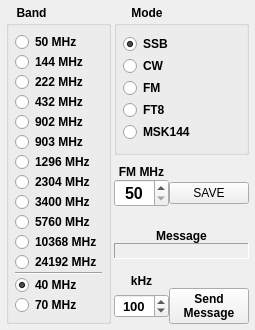
     <widget class="QWidget" name="tab_VHF">
      <property name="sizePolicy">
       <sizepolicy hsizetype="Preferred" vsizetype="Preferred">
        <horstretch>0</horstretch>
        <verstretch>0</verstretch>
       </sizepolicy>
      </property>
      <property name="minimumSize">
       <size>
        <width>0</width>
        <height>0</height>
       </size>
      </property>
      <property name="maximumSize">
       <size>
        <width>16777215</width>
        <height>16777215</height>
       </size>
      </property>
      <property name="windowTitle">
       <string/>
      </property>
      <attribute name="title">
       <string>VHF</string>
      </attribute>
      <layout class="QGridLayout" name="gridLayout_11">
       <property name="leftMargin">
        <number>6</number>
       </property>
       <property name="topMargin">
        <number>6</number>
       </property>
       <property name="rightMargin">
        <number>6</number>
       </property>
       <property name="bottomMargin">
        <number>6</number>
       </property>
       <property name="horizontalSpacing">
        <number>3</number>
       </property>
       <property name="verticalSpacing">
        <number>0</number>
       </property>
       <item row="0" column="0">
        <widget class="QLabel" name="label_6">
         <property name="sizePolicy">
          <sizepolicy hsizetype="Preferred" vsizetype="Fixed">
           <horstretch>0</horstretch>
           <verstretch>0</verstretch>
          </sizepolicy>
         </property>
         <property name="font">
          <font>
           <bold>true</bold>
          </font>
         </property>
         <property name="text">
          <string>Band</string>
         </property>
         <property name="alignment">
          <set>Qt::AlignCenter</set>
         </property>
        </widget>
       </item>
       <item row="0" column="2">
        <widget class="QLabel" name="label_7">
         <property name="sizePolicy">
          <sizepolicy hsizetype="Preferred" vsizetype="Fixed">
           <horstretch>0</horstretch>
           <verstretch>0</verstretch>
          </sizepolicy>
         </property>
         <property name="font">
          <font>
           <bold>true</bold>
          </font>
         </property>
         <property name="text">
          <string>Mode</string>
         </property>
         <property name="alignment">
          <set>Qt::AlignCenter</set>
         </property>
        </widget>
       </item>
       <item row="1" column="0" rowspan="9" colspan="2">
        <widget class="QGroupBox" name="groupBox">
         <property name="sizePolicy">
          <sizepolicy hsizetype="Preferred" vsizetype="Preferred">
           <horstretch>0</horstretch>
           <verstretch>0</verstretch>
          </sizepolicy>
         </property>
         <property name="title">
          <string/>
         </property>
         <layout class="QVBoxLayout" name="verticalLayout_3">
          <property name="spacing">
           <number>0</number>
          </property>
          <property name="leftMargin">
           <number>6</number>
          </property>
          <property name="topMargin">
           <number>6</number>
          </property>
          <property name="rightMargin">
           <number>6</number>
          </property>
          <property name="bottomMargin">
           <number>6</number>
          </property>
          <item>
           <widget class="QRadioButton" name="radioBut50">
            <property name="font">
             <font>
              <bold>true</bold>
             </font>
            </property>
            <property name="accessibleName">
             <string/>
            </property>
            <property name="text">
             <string>50 MHz</string>
            </property>
            <property name="checked">
             <bool>false</bool>
            </property>
           </widget>
          </item>
          <item>
           <widget class="QRadioButton" name="radioBut144">
            <property name="font">
             <font>
              <bold>true</bold>
             </font>
            </property>
            <property name="accessibleName">
             <string/>
            </property>
            <property name="text">
             <string>144 MHz</string>
            </property>
           </widget>
          </item>
          <item>
           <widget class="QRadioButton" name="radioBut222">
            <property name="font">
             <font>
              <bold>true</bold>
             </font>
            </property>
            <property name="accessibleName">
             <string/>
            </property>
            <property name="text">
             <string>222 MHz</string>
            </property>
           </widget>
          </item>
          <item>
           <widget class="QRadioButton" name="radioBut432">
            <property name="font">
             <font>
              <bold>true</bold>
             </font>
            </property>
            <property name="accessibleName">
             <string/>
            </property>
            <property name="text">
             <string>432 MHz</string>
            </property>
           </widget>
          </item>
          <item>
           <widget class="QRadioButton" name="radioBut902">
            <property name="font">
             <font>
              <bold>true</bold>
             </font>
            </property>
            <property name="accessibleName">
             <string/>
            </property>
            <property name="text">
             <string>902 MHz</string>
            </property>
           </widget>
          </item>
          <item>
           <widget class="QRadioButton" name="radioBut903">
            <property name="font">
             <font>
              <bold>true</bold>
             </font>
            </property>
            <property name="accessibleName">
             <string/>
            </property>
            <property name="text">
             <string>903 MHz</string>
            </property>
           </widget>
          </item>
          <item>
           <widget class="QRadioButton" name="radioBut1296">
            <property name="font">
             <font>
              <bold>true</bold>
             </font>
            </property>
            <property name="accessibleName">
             <string/>
            </property>
            <property name="text">
             <string>1296 MHz</string>
            </property>
           </widget>
          </item>
          <item>
           <widget class="QRadioButton" name="radioBut2304">
            <property name="font">
             <font>
              <bold>true</bold>
             </font>
            </property>
            <property name="accessibleName">
             <string/>
            </property>
            <property name="text">
             <string>2304 MHz</string>
            </property>
           </widget>
          </item>
          <item>
           <widget class="QRadioButton" name="radioBut3400">
            <property name="font">
             <font>
              <bold>true</bold>
             </font>
            </property>
            <property name="accessibleName">
             <string/>
            </property>
            <property name="text">
             <string>3400 MHz</string>
            </property>
           </widget>
          </item>
          <item>
           <widget class="QRadioButton" name="radioBut5760">
            <property name="font">
             <font>
              <bold>true</bold>
             </font>
            </property>
            <property name="accessibleName">
             <string/>
            </property>
            <property name="text">
             <string>5760 MHz</string>
            </property>
           </widget>
          </item>
          <item>
           <widget class="QRadioButton" name="radioBut10368">
            <property name="font">
             <font>
              <bold>true</bold>
             </font>
            </property>
            <property name="accessibleName">
             <string/>
            </property>
            <property name="text">
             <string>10368 MHz</string>
            </property>
           </widget>
          </item>
          <item>
           <widget class="QRadioButton" name="radioBut24192">
            <property name="font">
             <font>
              <bold>true</bold>
             </font>
            </property>
            <property name="accessibleName">
             <string/>
            </property>
            <property name="text">
             <string>24192 MHz</string>
            </property>
           </widget>
          </item>
          <item>
           <widget class="Line" name="line">
            <property name="orientation">
             <enum>Qt::Horizontal</enum>
            </property>
           </widget>
          </item>
          <item>
           <widget class="QRadioButton" name="radioBut40">
            <property name="font">
             <font>
              <bold>true</bold>
             </font>
            </property>
            <property name="accessibleName">
             <string/>
            </property>
            <property name="text">
             <string>40 MHz</string>
            </property>
            <property name="checked">
             <bool>true</bool>
            </property>
           </widget>
          </item>
          <item>
           <widget class="QRadioButton" name="radioBut70">
            <property name="font">
             <font>
              <bold>true</bold>
             </font>
            </property>
            <property name="accessibleName">
             <string/>
            </property>
            <property name="text">
             <string>70 MHz</string>
            </property>
            <property name="checked">
             <bool>false</bool>
            </property>
           </widget>
          </item>
         </layout>
        </widget>
       </item>
       <item row="1" column="2" rowspan="4" colspan="2">
        <widget class="QGroupBox" name="groupBox_2">
         <property name="title">
          <string/>
         </property>
         <layout class="QVBoxLayout" name="verticalLayout_4">
          <property name="spacing">
           <number>0</number>
          </property>
          <property name="leftMargin">
           <number>6</number>
          </property>
          <property name="topMargin">
           <number>6</number>
          </property>
          <property name="rightMargin">
           <number>6</number>
          </property>
          <property name="bottomMargin">
           <number>6</number>
          </property>
          <item>
           <widget class="QRadioButton" name="radioButSSB">
            <property name="font">
             <font>
              <bold>true</bold>
             </font>
            </property>
            <property name="accessibleName">
             <string/>
            </property>
            <property name="text">
             <string>SSB</string>
            </property>
            <property name="checked">
             <bool>true</bool>
            </property>
           </widget>
          </item>
          <item>
           <widget class="QRadioButton" name="radioButCW">
            <property name="font">
             <font>
              <bold>true</bold>
             </font>
            </property>
            <property name="accessibleName">
             <string/>
            </property>
            <property name="text">
             <string>CW</string>
            </property>
           </widget>
          </item>
          <item>
           <widget class="QRadioButton" name="radioButFM">
            <property name="font">
             <font>
              <bold>true</bold>
             </font>
            </property>
            <property name="accessibleName">
             <string/>
            </property>
            <property name="text">
             <string>FM</string>
            </property>
           </widget>
          </item>
          <item>
           <widget class="QRadioButton" name="radioButFT8">
            <property name="font">
             <font>
              <bold>true</bold>
             </font>
            </property>
            <property name="accessibleName">
             <string/>
            </property>
            <property name="text">
             <string>FT8</string>
            </property>
           </widget>
          </item>
          <item>
           <widget class="QRadioButton" name="radioButMSK">
            <property name="font">
             <font>
              <bold>true</bold>
             </font>
            </property>
            <property name="accessibleName">
             <string/>
            </property>
            <property name="text">
             <string>MSK144</string>
            </property>
           </widget>
          </item>
         </layout>
        </widget>
       </item>
       <item row="5" column="2" rowspan="5" colspan="2">
        <layout class="QGridLayout" name="gridLayout_14">
         <property name="verticalSpacing">
          <number>0</number>
         </property>
         <item row="2" column="1">
          <widget class="QPushButton" name="saveMHzButton">
           <property name="sizePolicy">
            <sizepolicy hsizetype="Fixed" vsizetype="Fixed">
             <horstretch>0</horstretch>
             <verstretch>0</verstretch>
            </sizepolicy>
           </property>
           <property name="text">
            <string>SAVE</string>
           </property>
          </widget>
         </item>
         <item row="8" column="0">
          <widget class="QSpinBox" name="kHzBox">
           <property name="font">
            <font>
             <pointsize>10</pointsize>
             <bold>true</bold>
            </font>
           </property>
           <property name="alignment">
            <set>Qt::AlignCenter</set>
           </property>
           <property name="maximum">
            <number>999</number>
           </property>
           <property name="value">
            <number>100</number>
           </property>
          </widget>
         </item>
         <item row="6" column="0">
          <spacer name="verticalSpacer_7">
           <property name="orientation">
            <enum>Qt::Vertical</enum>
           </property>
           <property name="sizeType">
            <enum>QSizePolicy::Fixed</enum>
           </property>
           <property name="sizeHint" stdset="0">
            <size>
             <width>20</width>
             <height>15</height>
            </size>
           </property>
          </spacer>
         </item>
         <item row="2" column="0">
          <widget class="QSpinBox" name="fmSpinBox">
           <property name="sizePolicy">
            <sizepolicy hsizetype="Preferred" vsizetype="Preferred">
             <horstretch>0</horstretch>
             <verstretch>0</verstretch>
            </sizepolicy>
           </property>
           <property name="palette">
            <palette>
             <active>
              <colorrole role="Highlight">
               <brush brushstyle="SolidPattern">
                <color alpha="255">
                 <red>170</red>
                 <green>255</green>
                 <blue>255</blue>
                </color>
               </brush>
              </colorrole>
              <colorrole role="HighlightedText">
               <brush brushstyle="SolidPattern">
                <color alpha="255">
                 <red>0</red>
                 <green>0</green>
                 <blue>0</blue>
                </color>
               </brush>
              </colorrole>
             </active>
             <inactive>
              <colorrole role="Highlight">
               <brush brushstyle="SolidPattern">
                <color alpha="255">
                 <red>170</red>
                 <green>255</green>
                 <blue>255</blue>
                </color>
               </brush>
              </colorrole>
              <colorrole role="HighlightedText">
               <brush brushstyle="SolidPattern">
                <color alpha="255">
                 <red>0</red>
                 <green>0</green>
                 <blue>0</blue>
                </color>
               </brush>
              </colorrole>
             </inactive>
             <disabled>
              <colorrole role="HighlightedText">
               <brush brushstyle="SolidPattern">
                <color alpha="255">
                 <red>0</red>
                 <green>0</green>
                 <blue>0</blue>
                </color>
               </brush>
              </colorrole>
             </disabled>
            </palette>
           </property>
           <property name="font">
            <font>
             <pointsize>12</pointsize>
             <bold>true</bold>
            </font>
           </property>
           <property name="styleSheet">
            <string notr="true"/>
           </property>
           <property name="alignment">
            <set>Qt::AlignCenter</set>
           </property>
           <property name="minimum">
            <number>50</number>
           </property>
           <property name="maximum">
            <number>449</number>
           </property>
           <property name="value">
            <number>50</number>
           </property>
          </widget>
         </item>
         <item row="7" column="0">
          <widget class="QLabel" name="label_5">
           <property name="sizePolicy">
            <sizepolicy hsizetype="Preferred" vsizetype="Fixed">
             <horstretch>0</horstretch>
             <verstretch>0</verstretch>
            </sizepolicy>
           </property>
           <property name="font">
            <font>
             <bold>true</bold>
            </font>
           </property>
           <property name="text">
            <string>kHz</string>
           </property>
           <property name="alignment">
            <set>Qt::AlignCenter</set>
           </property>
          </widget>
         </item>
         <item row="8" column="1">
          <widget class="QPushButton" name="button1">
           <property name="sizePolicy">
            <sizepolicy hsizetype="Preferred" vsizetype="Fixed">
             <horstretch>0</horstretch>
             <verstretch>0</verstretch>
            </sizepolicy>
           </property>
           <property name="font">
            <font>
             <bold>true</bold>
            </font>
           </property>
           <property name="text">
            <string>Send
Message</string>
           </property>
          </widget>
         </item>
         <item row="1" column="0">
          <widget class="QLabel" name="label_2_FM">
           <property name="sizePolicy">
            <sizepolicy hsizetype="Preferred" vsizetype="Fixed">
             <horstretch>0</horstretch>
             <verstretch>0</verstretch>
            </sizepolicy>
           </property>
           <property name="font">
            <font>
             <bold>true</bold>
            </font>
           </property>
           <property name="text">
            <string>FM MHz</string>
           </property>
           <property name="alignment">
            <set>Qt::AlignCenter</set>
           </property>
          </widget>
         </item>
         <item row="4" column="0" colspan="2" alignment="Qt::AlignBottom">
          <widget class="QLabel" name="label">
           <property name="sizePolicy">
            <sizepolicy hsizetype="Preferred" vsizetype="Preferred">
             <horstretch>0</horstretch>
             <verstretch>0</verstretch>
            </sizepolicy>
           </property>
           <property name="font">
            <font>
             <bold>true</bold>
            </font>
           </property>
           <property name="text">
            <string>Message</string>
           </property>
           <property name="alignment">
            <set>Qt::AlignCenter</set>
           </property>
          </widget>
         </item>
         <item row="3" column="0">
          <spacer name="verticalSpacer">
           <property name="orientation">
            <enum>Qt::Vertical</enum>
           </property>
           <property name="sizeType">
            <enum>QSizePolicy::Fixed</enum>
           </property>
           <property name="sizeHint" stdset="0">
            <size>
             <width>20</width>
             <height>15</height>
            </size>
           </property>
          </spacer>
         </item>
         <item row="5" column="0" colspan="2">
          <widget class="QLabel" name="messageLabel">
           <property name="sizePolicy">
            <sizepolicy hsizetype="Preferred" vsizetype="Fixed">
             <horstretch>0</horstretch>
             <verstretch>0</verstretch>
            </sizepolicy>
           </property>
           <property name="font">
            <font>
             <bold>true</bold>
            </font>
           </property>
           <property name="autoFillBackground">
            <bool>false</bool>
           </property>
           <property name="frameShape">
            <enum>QFrame::Panel</enum>
           </property>
           <property name="frameShadow">
            <enum>QFrame::Sunken</enum>
           </property>
           <property name="text">
            <string/>
           </property>
           <property name="alignment">
            <set>Qt::AlignCenter</set>
           </property>
          </widget>
         </item>
         <item row="0" column="0">
          <spacer name="verticalSpacer_8">
           <property name="orientation">
            <enum>Qt::Vertical</enum>
           </property>
           <property name="sizeType">
            <enum>QSizePolicy::Fixed</enum>
           </property>
           <property name="sizeHint" stdset="0">
            <size>
             <width>20</width>
             <height>10</height>
            </size>
           </property>
          </spacer>
         </item>
        </layout>
       </item>
      </layout>
     </widget>
